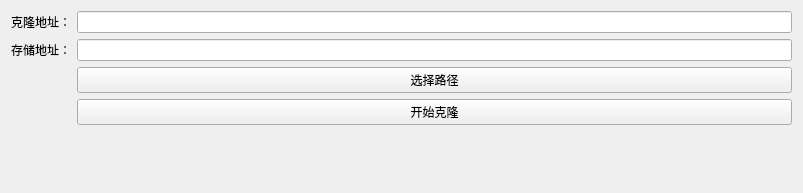
<?xml version="1.0" encoding="UTF-8"?>
<ui version="4.0">
 <class>Form</class>
 <widget class="QWidget" name="Form">
  <property name="geometry">
   <rect>
    <x>0</x>
    <y>0</y>
    <width>803</width>
    <height>193</height>
   </rect>
  </property>
  <property name="windowTitle">
   <string>Git克隆器</string>
  </property>
  <layout class="QFormLayout" name="formLayout">
   <item row="0" column="0">
    <widget class="QLabel" name="label">
     <property name="text">
      <string>克隆地址：</string>
     </property>
    </widget>
   </item>
   <item row="0" column="1">
    <widget class="QLineEdit" name="lineEdit_url"/>
   </item>
   <item row="2" column="0">
    <widget class="QLabel" name="label_2">
     <property name="text">
      <string>存储地址：</string>
     </property>
    </widget>
   </item>
   <item row="2" column="1">
    <widget class="QLineEdit" name="lineEdit_dir"/>
   </item>
   <item row="3" column="1">
    <widget class="QPushButton" name="pushButton_select">
     <property name="text">
      <string>选择路径</string>
     </property>
    </widget>
   </item>
   <item row="4" column="1">
    <widget class="QPushButton" name="pushButton_clone">
     <property name="text">
      <string>开始克隆</string>
     </property>
    </widget>
   </item>
  </layout>
 </widget>
 <resources/>
 <connections/>
</ui>
